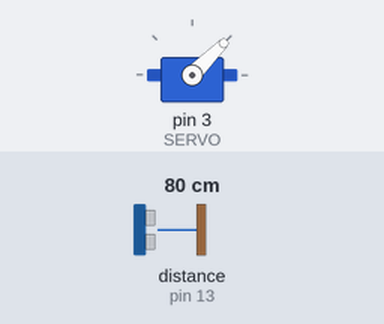
A sketch run on a simulated Arduino Uno, built with avr-gcc and run on an emulated ATmega328P. Parts: servo. Wiring (inferred from the names in the program): ultrasonic range finder: trigger pin 12; echo pin 13. The test bench sets the inputs (shaded band); at power-on: distance to the obstacle (sensor on pin 13) 80 cm. The echo pulse lasts 58.3 µs per cm; what the sketch prints to the serial monitor is not drawn.

Above: at 0.05 s.
At 2.05 s:
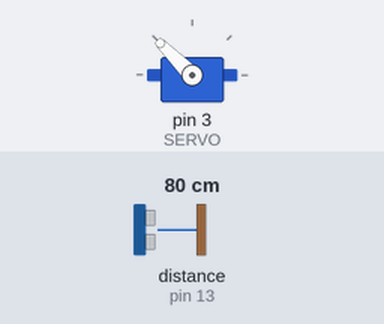
At 4.0 s:
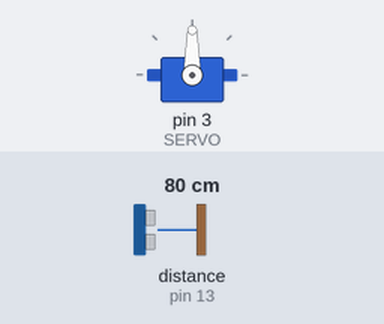
Timing chart, 0 to 5.2 s (numbered marks = the images above):
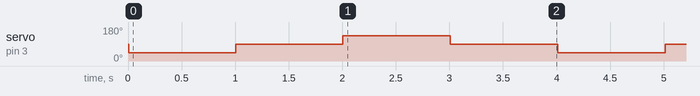

Measured:
- by itself, servo on pin 3 (SERVO): repeats every 4.0 s: 90° 1.0 s, 135° 1.0 s, 90° 1.0 s, 45° 1.0 s

The sketch:

rover.ino
```cpp
// SENSÖR TEST - arduino_sensor_test.ino
const int TRIG = 12;
const int ECHO = 13;
const int SERVO = 3;

#include <Servo.h>
Servo scanServo;

void setup() {
  Serial.begin(9600);
  pinMode(TRIG, OUTPUT);
  pinMode(ECHO, INPUT);

  scanServo.attach(SERVO);
  scanServo.write(90); // Ortala

  Serial.println("Sensör Test Başladı");
}

void loop() {
  // Mesafe ölç
  digitalWrite(TRIG, LOW);
  delayMicroseconds(2);
  digitalWrite(TRIG, HIGH);
  delayMicroseconds(10);
  digitalWrite(TRIG, LOW);

  long duration = pulseIn(ECHO, HIGH, 30000);
  float distance = duration * 0.034 / 2.0;

  Serial.print("Mesafe: ");
  Serial.print(distance);
  Serial.println(" cm");

  // Servo test
  scanServo.write(45);
  delay(1000);
  scanServo.write(90);
  delay(1000);
  scanServo.write(135);
  delay(1000);
  scanServo.write(90);
  delay(1000);
}
```
